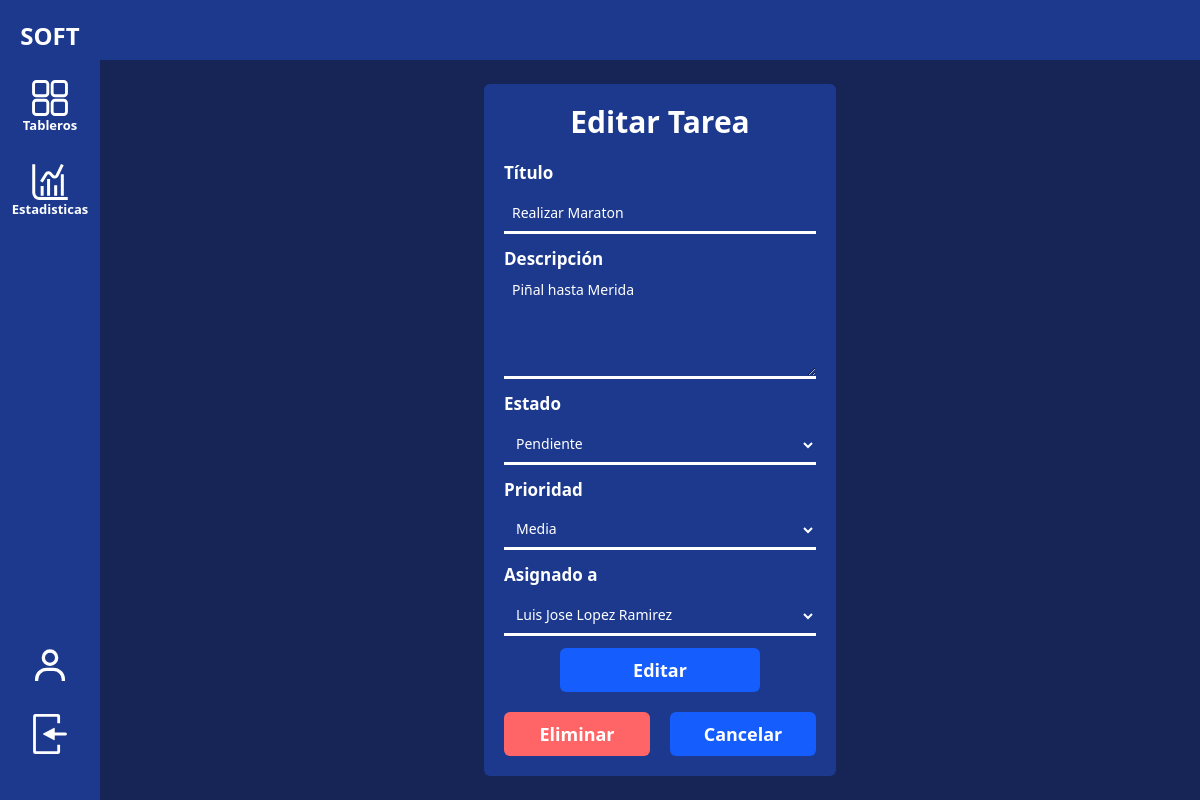
Page /1/1/EditarTarea on the committed database.
### GestionProyecto/models.py (models this page shows, shortened)
class tareas(models.Model):
    OPCIONES_PRIORIDAD = [
        ('BAJA', 'Baja'),
        ('MEDIA', 'Media'),
        ('ALTA', 'Alta'),
    ]
    id_tarea = models.AutoField(primary_key=True)
    nombre = models.CharField(max_length=100)
    descripcion = models.TextField()
    prioridad = models.CharField(max_length=5, choices=OPCIONES_PRIORIDAD)
    fecha_creacion = models.DateTimeField(auto_now_add=True)
    fecha_modificacion = models.DateTimeField(auto_now=True)
    categoria = models.ForeignKey(categorias, on_delete=models.CASCADE)

class categorias(models.Model):
    id_categoria = models.AutoField(primary_key=True)
    nombre = models.CharField(max_length=100)

class categorias_proyecto(models.Model):
    id_proyecto = models.ForeignKey(Proyectos, on_delete=models.CASCADE)
    id_categoria = models.ForeignKey(categorias, on_delete=models.CASCADE)
    indice = models.IntegerField()

class Usuarios(AbstractBaseUser):
    correo = models.EmailField(unique=True)
    nombre = models.CharField(max_length=100)
    apellido = models.CharField(max_length=100)
    is_active = models.BooleanField(default=True)
    is_staff = models.BooleanField(default=False)
    is_superuser = models.BooleanField(default=False)
    USERNAME_FIELD = 'correo'
    REQUIRED_FIELDS = ['nombre', 'apellido']
    objects = manageUsuario()

class miembros_proyecto(models.Model):
    id_proyecto = models.ForeignKey(Proyectos, on_delete=models.CASCADE)
    usuario = models.ForeignKey(Usuarios, on_delete=models.CASCADE)
    is_admin = models.BooleanField(default=False)

### GestionProyecto/views.py (the view, shortened to what this page needs)
# urls.py: path("<int:id_proyecto>/<int:id_tarea>/EditarTarea", views.EditarTareaProyecto, name="EditarTarea"),
def EditarTareaProyecto(request, id_proyecto, id_tarea):
    tareaProyecto = tareas_proyecto.objects.get(id_proyecto=id_proyecto, id_tarea=id_tarea)
    miembros = miembros_proyecto.objects.filter(id_proyecto=id_proyecto)
    CategoriasProyecto = categorias_proyecto.objects.filter(id_proyecto=id_proyecto)
    datos = None
    return render(request, 'proyecto/editarTarea.html', {
        "id_proyecto": id_proyecto,
        "datosTarea": tareaProyecto.id_tarea,
        "miembroAsignado": tareaProyecto.usuario,
        "miembros": miembros,
        "categorias": CategoriasProyecto,
    })

### GestionProyecto/templates/proyecto/editarTarea.html (shortened to what this page needs)
{% extends "proyectos.html" %}
{% block opcionesMenu %}
<a href="{% url "ProyectoTablero" id_proyecto %}" class="buttonNav">
    <figure class="w-9 h-9 cursor-pointer">
    </figure>
    <p class="text-[13px]">Tableros</p>
</a>
<a href="{% url "ProyectoEstadistica" id_proyecto %}" class="buttonNav">
    <figure class="w-9 h-9 cursor-pointer">
    </figure>
    <p class="text-[13px]" >Estadisticas</p>
</a>
{%  endblock opcionesMenu %}
{% block tabProyectos %}
<div class="w-full h-[calc(100%-3.75rem)] md:pl-30 text-white flex items-center justify-center">
    <div class="bg-blue-900 w-[22rem] h-max rounded-md flex flex-col items-center justify-center gap-5 p-5">
        <h2 class="font-bold text-3xl">Editar Tarea</h2>
        <form method="post" class="flex flex-col items-center justify-center gap-3 w-full">
            <label class="flex flex-col font-semibold text-[17px] gap-2 w-full">
                Título
                <input name='TituloTarea' class="inputStyle" type="text" value="{{datosTarea.nombre}}" required>
            </label>
            <label class="flex flex-col font-semibold text-[17px] w-full">
                Descripción
                <textarea name='DescripcionTarea' class="inputStyle min-h-27 max-h-27" required>{{datosTarea.descripcion}}</textarea>
            </label>
            <label class="flex flex-col font-semibold text-[17px] gap-2 w-full">
                Estado
                <select name='CategoriaTarea' class="inputStyle" required>
                    {% for categoria in categorias %}
                        <option class="opcionesSelect" value={{ categoria.id_categoria.pk }} {% if categoria.id_categoria.nombre == datosTarea.categoria.nombre %}selected{% endif %}>{{ categoria.id_categoria.nombre }}</option>
                    {% endfor %}
                </select>
            </label>
            <label class="flex flex-col font-semibold text-[17px] gap-2 w-full">
                Prioridad
                <select name='PrioridadTarea' class="inputStyle" required>
                    <option class="opcionesSelect" value="MEDIA" {% if datosTarea.prioridad == 'MEDIA' %}selected{% endif %}>Media</option>
                </select>
            </label>
            <label class="flex flex-col font-semibold text-[17px] gap-2 w-full">
                Asignado a
                <select name='AsignacionTarea' class="inputStyle" required>
                    {% for miembro in miembros %}
                        <option class="opcionesSelect" value="{{ miembro.usuario.correo }}" {% if miembro.usuario.correo == miembroAsignado.correo %}selected{% endif %}>{{ miembro.usuario.nombre }} {{ miembro.usuario.apellido }}</option>
                    {% endfor %}
                </select>
            </label>
            <button class="botonStyle">Editar</button>
        </form>
        <div class="flex w-full gap-5">
            <a href="{% url 'EliminarTarea' datosTarea.pk id_proyecto %}" class="botonStyle bg-red-400 text-center">Eliminar</a>
            <a href="{% url "ProyectoTablero" id_proyecto %}" class="botonStyle text-center">Cancelar</a>
        </div>
    </div>
</div>
{% endblock tabProyectos %}

### rows in the picture
tareas: TituloTarea "Realizar Maraton", DescripcionTarea "Piñal hasta Merida", PrioridadTarea "Media"
categorias: CategoriaTarea "Pendiente"
Usuarios: AsignacionTarea "Luis Jose Lopez Ramirez"
